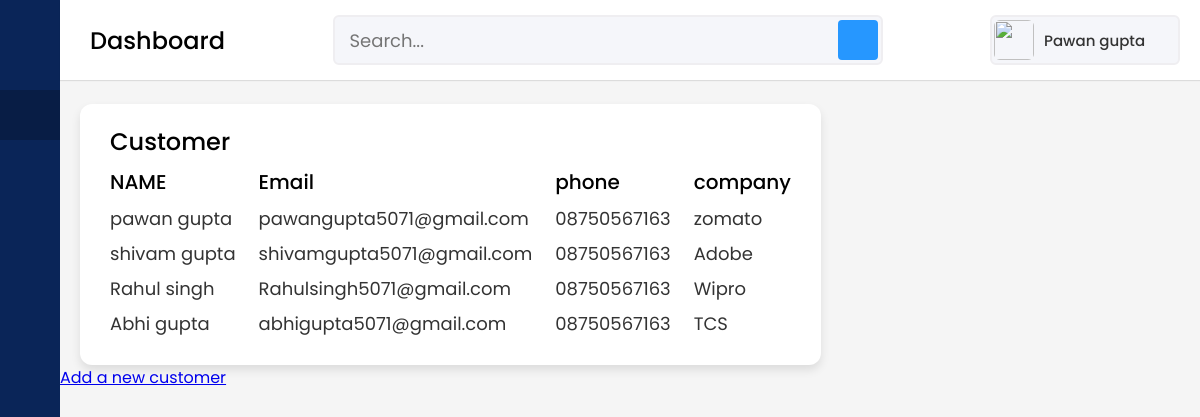
/contacts/, run on the app's committed database.
### base/models.py (models this page shows, shortened)
class Contact(models.Model):
    company = models.ForeignKey(Company, on_delete=models.CASCADE,null=True,blank=True)
    first_name = models.CharField(max_length=50)
    last_name = models.CharField(max_length=50)
    email = models.EmailField()
    phone = models.CharField(max_length=20)

class Company(models.Model):
    name = models.CharField(max_length=100)
    email = models.EmailField()
    phone = models.CharField(max_length=20)
    website = models.URLField(null=True,blank=True)
    def __str__(self):
        return self.name

### base/views.py (the view)
# urls.py: path('contacts/', views.contact_list, name='contact_list'),
def contact_list(request):
    contacts = Contact.objects.all()
    context = {'contacts':contacts}
    return render(request,"base/contact_list.html",context)

### base/templates/base/contact_list.html (shortened to what this page needs)
{% extends "base/main.html"%}
{%load static %}
{% block content %}
<div class="home-content">
  <div class="sales-boxes">
    <div class="recent-sales box">
      <div class="title">Customer</div>
      <div class="sales-details">
        <ul class="details">
          <li class="topic">NAME</li>
          {% for contact in contacts %}
          <li><a href="{% url 'contact_detail' contact.pk %}">{{ contact.first_name }} {{ contact.last_name }}</a></li>
          {% endfor %}
        </ul>
        <ul class="details">
          <li class="topic">Email</li>
          {% for contact in contacts %}
          <li><a href="#">{{ contact.email }}</a></li>
          {% endfor %}
        </ul>
        <ul class="details">
          <li class="topic">phone</li>
          {% for contact in contacts %}
          <li><a href="#">{{ contact.phone }}</a></li>
          {% endfor %}
        </ul>
        <ul class="details">
          <li class="topic">company</li>
          {% for contact in contacts %}
          <li><a href="#">{{ contact.company }}</a></li>
          {% endfor %}
        </ul>
      </div>
    </div>
    </div>
  </div>
<a href="{% url 'contact_create' %}">Add a new customer</a>
{% endblock %}

### static/css/style.css (style rules this page uses)
* { margin: 0; padding: 0; box-sizing: border-box; font-family: 'Poppins', sans-serif; }
.home-section .home-content { position: relative; padding-top: 104px; }
.home-content .sales-boxes { display: flex; justify-content: space-between; }
.home-content .sales-boxes .recent-sales { width: 65%; background: #fff; padding: 20px 30px; margin: 0 20px; border-radius: 12px; box-shadow: 0 5px 10px rgba(0, 0, 0, 0.1); }
.home-content .sales-boxes .sales-details { display: flex; align-items: center; justify-content: space-between; }
.sales-boxes .box .title { font-size: 24px; font-weight: 500; }
.sales-boxes .sales-details li.topic { font-size: 20px; font-weight: 500; }
.sales-boxes .sales-details li { list-style: none; margin: 8px 0; }
.sales-boxes .sales-details li a { font-size: 18px; color: #333; font-size: 400; text-decoration: none; }

### data on the page
Contact: first_name "pawan", last_name "gupta", email "pawangupta5071@gmail.com", phone "08750567163", company "zomato"
Contact: first_name "shivam", last_name "gupta", email "shivamgupta5071@gmail.com", phone "08750567163", company "Adobe"
Contact: first_name "Rahul", last_name "singh", email "Rahulsingh5071@gmail.com", phone "08750567163", company "Wipro"
Contact: first_name "Abhi", last_name "gupta", email "abhigupta5071@gmail.com", phone "08750567163", company "TCS"
